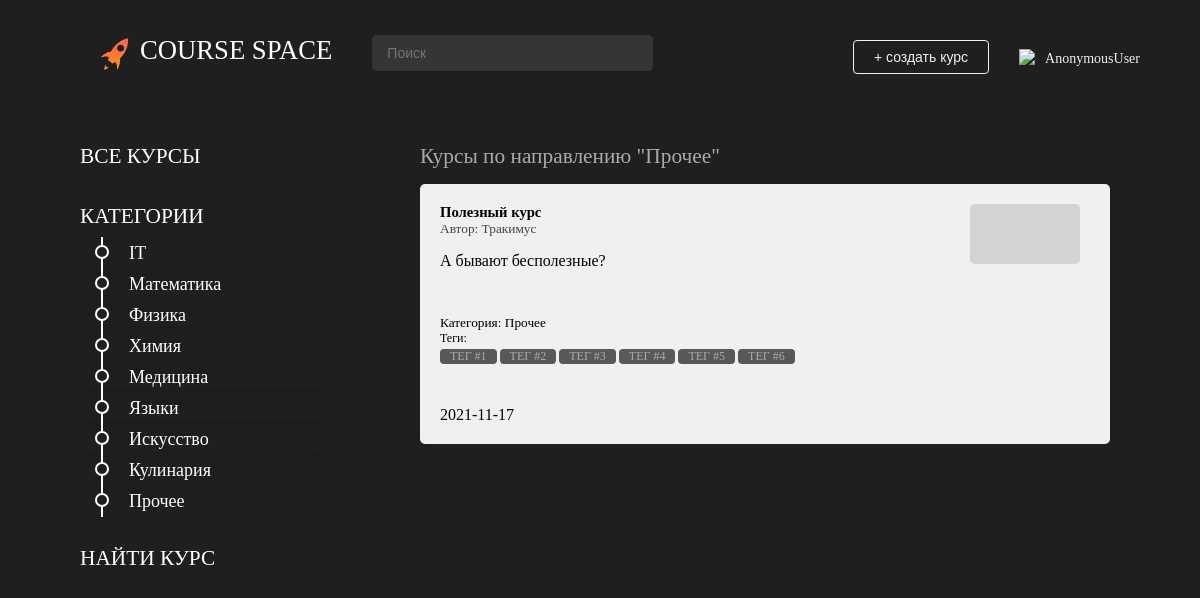
The app's page /main/category/9/, older data.
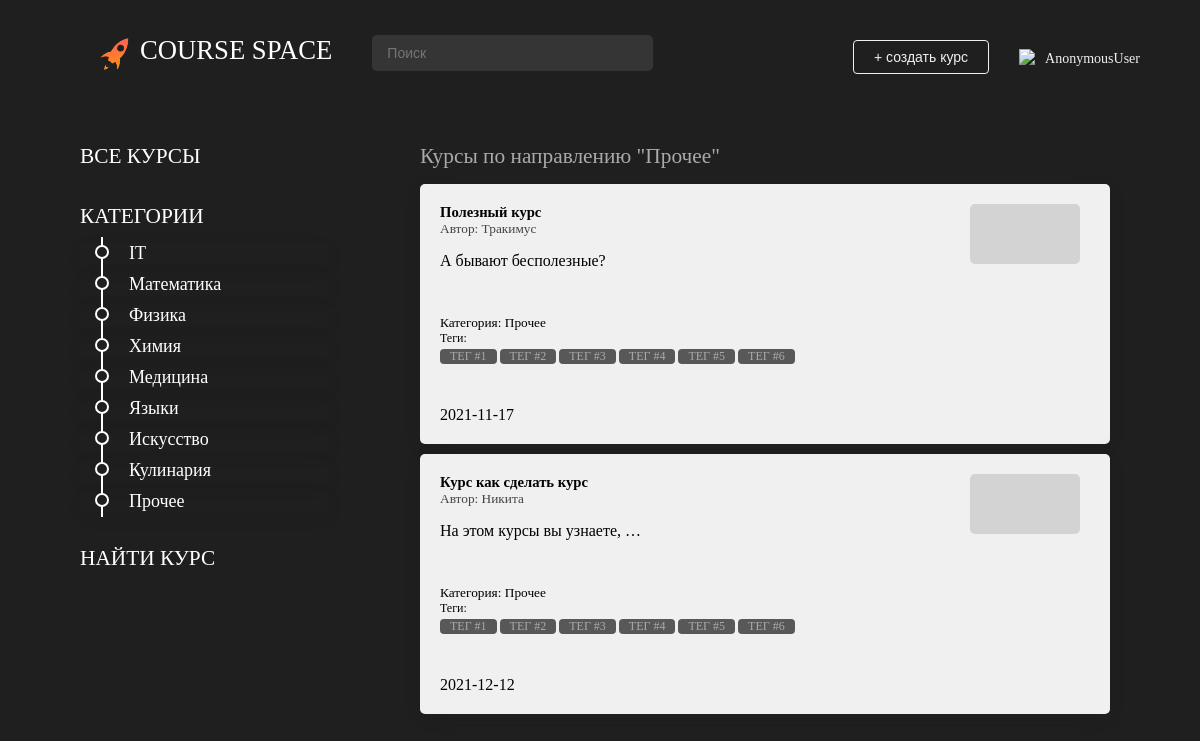
The same page, newer data.
### main/models.py (models this page shows, shortened)
class Categories(models.Model):
    title = models.CharField('title', max_length=30, null=False)
    class Meta:
        db_table = 'Categories'
    def __str__(self):
        return self.title

class Courses(models.Model):
    title = models.CharField('title', max_length=80, null=False)
    description = models.TextField('description')
    date = models.TextField('date')
    category = models.ForeignKey(Categories, models.DO_NOTHING, db_column='Category_id')  # Field name made lowercase.
    author = models.ForeignKey(Authors, models.DO_NOTHING, db_column='Author_id')  # Field name made lowercase.
    class Meta:
        db_table = 'Courses'

class Authors(models.Model):
    name = models.CharField('name', max_length=80, null=False)
    user = models.ForeignKey(settings.AUTH_USER_MODEL, models.DO_NOTHING, db_column='User_id')  # Field name made lowercase.
    class Meta:
        db_table = 'Authors'
    def __str__(self):
        return self.name

### main/views.py (the view)
# urls.py: path('/category/<int:category_id>/', show_category, name='category'),
def show_category(request, category_id):
    course = Categories.objects.all()
    categories = Categories.objects.filter(id=category_id)
    all_categories = Categories.objects.all()
    courses = Courses.objects.filter(category_id=category_id)
    context = {
        'categories': all_categories,
        'course': course,
        'courses': courses,
        'title': categories[0],
        'category_selected': category_id,
    }
    return render(request, 'main/courses.html', context=context)

### main/templates/main/courses.html
{% extends 'main/base.html' %}
{% block style %}
    {% load static %}
    <link rel="stylesheet" href=" {%  static 'main/css/main.css'%}">
{% endblock %}
{% block content %}
    {% if courses %}
        <div class="List">
            <h1>Курсы по направлению "{{ title }}"</h1>
            {% for el in courses%}
            <div class="card block" id="{{ el.id }}" onclick="window.location.href = '{% url 'course' el.pk %}'">
                <div class="lable">
                    <div class="text">
                        <div class="title">{{ el.title }}</div>
                        <div class="autor">Автор: {{ el.author }}</div>
                    </div>
                    <div class="img">
                    </div>
                </div>
                <div class="desk">{{el.description|truncatewords:5}}</div>
                <div class="categor">Категория: {{ el.category }}</div>
                <div class="tags">Теги: </br>
                    <div id="t1">
                        Тег #1
                    </div>
                    <div id="t2">
                        Тег #2
                    </div>
                    <div id="t3">
                        Тег #3
                    </div>
                    <div id="t4">
                        Тег #4
                    </div>
                    <div id="t5">
                        Тег #5
                    </div>
                    <div id="t6">
                        Тег #6
                    </div>
                </div>
                <div class="date">{{ el.date }}</div>
            </div>
            {% endfor %}
        </div>
    {% else %}
        <h1>Курсов по категории "{{ title }}" ещё нет.</h1>
    {% endif %}
{% endblock %}

### main/templates/main/base.html (shortened to what this page needs)
<!DOCTYPE html>
<html lang="ru">
<head>
    {% load static %}
    {% block style %}{% endblock %}
</head>
<body>
    <header>
        <div id="logo" onclick="window.location.href = '/main';">
            <img src="{%  static 'landing/img/logo.png' %}" id="logo_img">
            <div id="words">COURSE SPACE</div>
        </div>
        <div class="search">
            <div id="input">
                <div class="entry">
                    <input type="text" id="name" placeholder="Поиск">
                </div>
            </div>
        </div>
        <div id="rightpart">
            <button id="addCourse" onclick="window.location.href = '{% url 'create_course' %}'">+ создать курс</button>
            <div id="user">
                <img src="https://img.icons8.com/material/24/ffffff/user-male-circle--v1.png" id="avatar"/>
                <div id="username" onclick="window.location.href = '{% url 'user_page' user.pk %}'">{{ user }}</div>
            </div>
        </div>
    </header>
    <main>
        {% if categories %}
        <div class="List Min" id=Categories>
            <h1 onclick="window.location.href = '/main';">ВСЕ КУРСЫ</h1>
            <h1>КАТЕГОРИИ</h1>
            {% for cat in categories %}
                {% if cat.title == title %}
                    <div class="nav" id="c{{ cat.id }}" onclick="window.location.href = '{% url 'category' cat.pk %}'">
                        <div class="pointBtnSelect"></div>
                        <div class="courseTitleSelect">{{ cat.title }}</div>
                    </div>
                {% else %}
                    <div class="nav" id="c{{ cat.id }}" onclick="window.location.href = '{% url 'category' cat.pk %}'">
                        <div class="pointBtn"></div>
                        <div class="courseTitle">{{ cat.title }}</div>
                    </div>
                {% endif %}
            {% endfor %}
            <h1>НАЙТИ КУРС</h1>
        </div>
        {% endif %}
        {% block content %}
        {% endblock %}
    </main>
</body>
</html>

Row changes from the older to the newer data that the page shows:
added Courses: title "Курс как сделать курс", author "Никита", description "На этом курсы вы узнаете, …", category "Прочее", date "2021-12-12"
